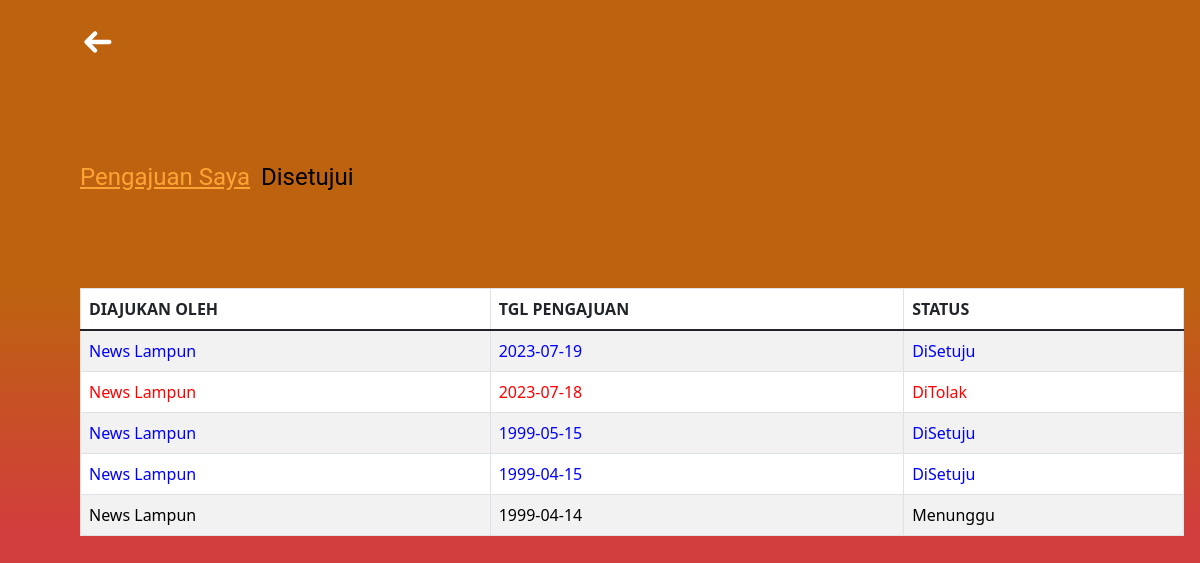
The app's page /member-page/riwayat-pengajuan.php (signed in), older data.
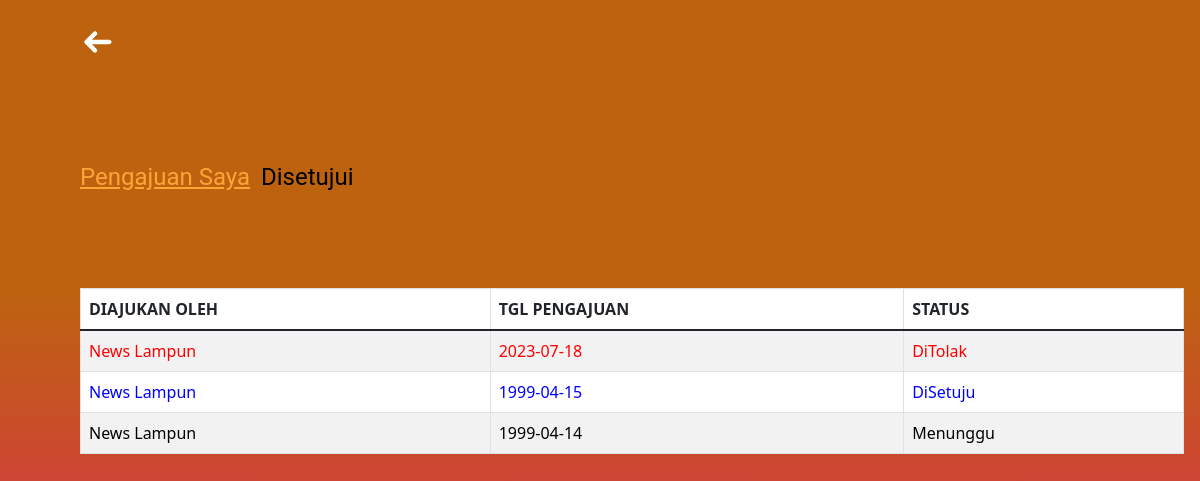
The same page, newer data.
### tables this page shows
CREATE TABLE `pengajuan` (
  `id_pengajuan` varchar(255) NOT NULL,
  `id_user` varchar(255) DEFAULT NULL,
  `status` varchar(50) DEFAULT NULL,
  `tglterima` date DEFAULT NULL,
  `tglaju` date DEFAULT NULL,
  `keterangan` text DEFAULT NULL
);

CREATE TABLE `member` (
  `id_user` varchar(255) NOT NULL,
  `phone` varchar(10) DEFAULT NULL,
  `email` text DEFAULT NULL,
  `company_name` text DEFAULT NULL,
  `company_address` text DEFAULT NULL
);

### member-page/riwayat-pengajuan.php (the view, shortened to what this page needs)
<?php
include "../config/connection.php";
$id_user = $_SESSION['id_user'];
?>
<!DOCTYPE html>
<html lang="en">
<head>
    <link rel="stylesheet" href="../style/style-riwayat.css">
    <link href="https://cdn.jsdelivr.net/npm/bootstrap@5.3.0/dist/css/bootstrap.min.css" rel="stylesheet">
    <link rel="stylesheet" href="https://cdn.jsdelivr.net/npm/bootstrap@4.6.2/dist/css/bootstrap.min.css">
    <link href="https://cdn.jsdelivr.net/npm/bootstrap@5.0.2/dist/css/bootstrap.min.css" rel="stylesheet">
    <link href="https://cdn.jsdelivr.net/npm/bootstrap@5.3.0/dist/css/bootstrap.min.css" rel="stylesheet">
</head>
<body>
    <div class="navbar">
        <a href="../index.php" style="text-decoration: none; color:white">
        </a>
    </div>
    <div class="content">
        <div id="pilihan">
            <a href="riwayat-pengajuan.php" class="text-yellow" id="pengajuan">Pengajuan Saya</a>
            <a href="table_setuju.php" class="text-black" id="setuju">Disetujui</a>
        </div>
        <div class="rectangle">
            <table class="table table-striped table-bordered table-hover">
                <thead>
                    <tr>
                        <th scope="col">DIAJUKAN OLEH</th>
                        <th scope="col">TGL PENGAJUAN</th>
                        <th scope="col">STATUS</th>
                    </tr>
                </thead>
                <tbody>
                    <?php
                    $sql = "SELECT * FROM pengajuan JOIN member ON pengajuan.id_user = member.id_user WHERE pengajuan.id_user = ? ORDER BY pengajuan.tglaju DESC;";
                    if ($stmt = $conn->prepare($sql)) {
                        $stmt->bind_param("s", $id_user);
                        $stmt->execute();
                        $result = $stmt->get_result();
                        while ($user = $result->fetch_assoc()) {
                            if ($user['status'] === 'DiSetuju') {
                                $colorClass = 'class-blue';
                            } elseif ($user['status'] === 'DiTolak') {
                                $colorClass = 'class-red';
                            } else {
                                $colorClass = 'class-black';
                            }
                            echo "<tr>
                                <td><a class='table-a $colorClass' href='tambah_pengajuan2.php?id_pengajuan=$user[id_pengajuan]'>$user[company_name]</a></td>
                                <td><a class='table-a $colorClass' href='tambah_pengajuan2.php?id_pengajuan=$user[id_pengajuan]'>$user[tglaju]</a></td>
                                <td><a class='table-a $colorClass' href='tambah_pengajuan2.php?id_pengajuan=$user[id_pengajuan]'>$user[status]</a></td>
                              </tr>";
                        }
                    } else {
                        echo "Error: " . $conn->error;
                    }
                    ?>
                </tbody>
            </table>
        </div>
    </div>
</body>
</html>

Row changes from the older to the newer data that the page shows:
removed pengajuan: member.company_name "News Lampun", tglaju "2023-07-19", status "DiSetuju"
removed pengajuan: member.company_name "News Lampun", tglaju "1999-05-15", status "DiSetuju"
